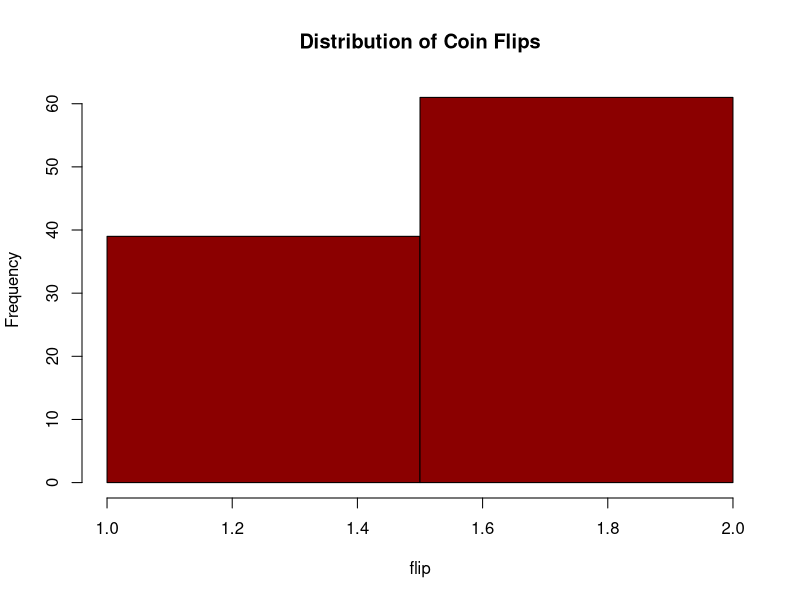

Write the R code that produced this figure.
#URJ 6Point Sci/Tech
#R Day 1
#Script by Joshua Mallett
#6/16/2018

################################################################################
#    DATA! Working directories
################################################################################

getwd()

setwd("C:/Users/humoroussmile/Desktop/URJ")     # set working directory

################################################################################
#    Flip a coin!
################################################################################

#probability of flipping a head/tail is 50% (or 0.5)
coin <- c(1,2) #if we get a 1, then it's heads, if we get a 2, then it's tails
omega <- 0.5 #probability 50%
N <- 100 #number of times we flip the coin

flip <- sample(coin,
               size = N,
               replace = TRUE,
               prob = c(omega, 1 - omega))

hist(flip,breaks=2, col="darkred",main="Distribution of Coin Flips")

################################################################################
#    Create our own data!
#    Measure: height, age, hair color, name, grade in school, gender
################################################################################

name <- c('Josh','Rachel','Michael')
grade <- c(5, 6, 7)
gender <- c('male', 'female', 'male')
height <- c(50, 60, 70)
age <- c(10, 11, 12)
hair <- c('red','brown','brown')

chugclass <- data.frame(name, grade, gender, height, age, hair, stringsAsFactors = FALSE)
dim(chugclass)
head(chugclass)
summary(chugclass)
summary.factor(chugclass$hair)